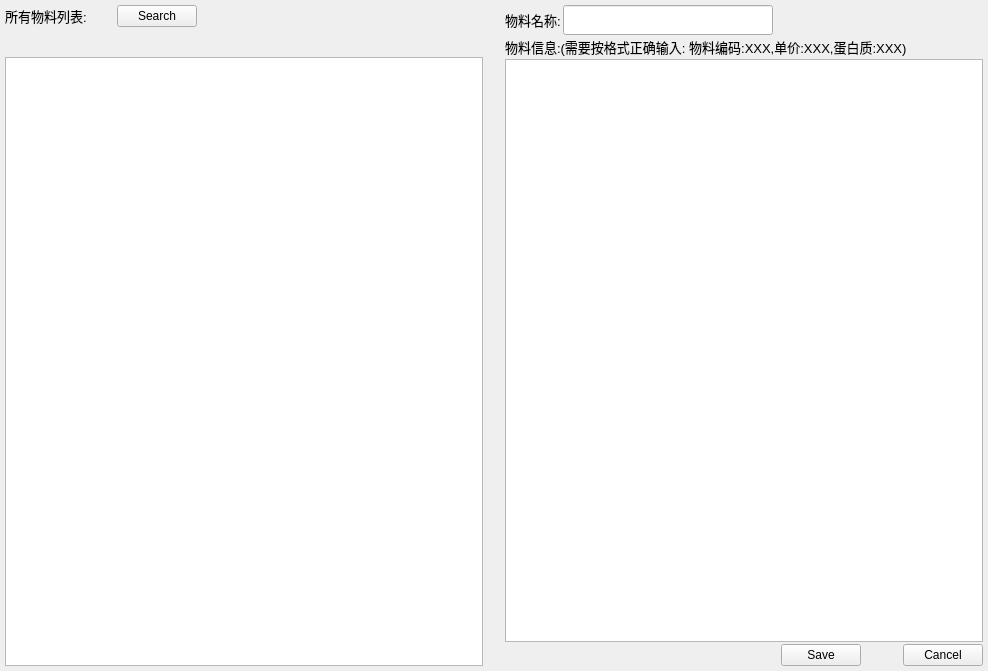
<?xml version="1.0" encoding="UTF-8"?>
<ui version="4.0">
 <class>AbbreviationFunctionAdd</class>
 <widget class="QWidget" name="AbbreviationFunctionAdd">
  <property name="geometry">
   <rect>
    <x>0</x>
    <y>0</y>
    <width>988</width>
    <height>671</height>
   </rect>
  </property>
  <property name="windowTitle">
   <string notr="true">Form</string>
  </property>
  <layout class="QHBoxLayout" name="horizontalLayout_5">
   <property name="spacing">
    <number>2</number>
   </property>
   <property name="leftMargin">
    <number>5</number>
   </property>
   <property name="topMargin">
    <number>5</number>
   </property>
   <property name="rightMargin">
    <number>5</number>
   </property>
   <property name="bottomMargin">
    <number>5</number>
   </property>
   <item>
    <layout class="QVBoxLayout" name="verticalLayout_2">
     <property name="spacing">
      <number>10</number>
     </property>
     <item>
      <layout class="QHBoxLayout" name="horizontalLayout_4">
       <item>
        <widget class="QLabel" name="label_3">
         <property name="font">
          <font>
           <pointsize>10</pointsize>
          </font>
         </property>
         <property name="text">
          <string>所有物料列表:</string>
         </property>
        </widget>
       </item>
       <item>
        <spacer name="horizontalSpacer_7">
         <property name="orientation">
          <enum>Qt::Horizontal</enum>
         </property>
         <property name="sizeType">
          <enum>QSizePolicy::Fixed</enum>
         </property>
         <property name="sizeHint" stdset="0">
          <size>
           <width>20</width>
           <height>20</height>
          </size>
         </property>
        </spacer>
       </item>
       <item>
        <widget class="DSGUI::DSPushButton" name="m_btnAllSearch">
         <property name="enabled">
          <bool>true</bool>
         </property>
         <property name="text">
          <string>Search</string>
         </property>
         <property name="shortcut">
          <string notr="true"/>
         </property>
        </widget>
       </item>
       <item>
        <spacer name="horizontalSpacer_6">
         <property name="orientation">
          <enum>Qt::Horizontal</enum>
         </property>
         <property name="sizeHint" stdset="0">
          <size>
           <width>40</width>
           <height>20</height>
          </size>
         </property>
        </spacer>
       </item>
      </layout>
     </item>
     <item>
      <spacer name="verticalSpacer">
       <property name="orientation">
        <enum>Qt::Vertical</enum>
       </property>
       <property name="sizeType">
        <enum>QSizePolicy::Fixed</enum>
       </property>
       <property name="sizeHint" stdset="0">
        <size>
         <width>20</width>
         <height>20</height>
        </size>
       </property>
      </spacer>
     </item>
     <item>
      <widget class="DSGUI::DSTableView" name="m_pAllTextEditDefinition"/>
     </item>
    </layout>
   </item>
   <item>
    <spacer name="horizontalSpacer_5">
     <property name="orientation">
      <enum>Qt::Horizontal</enum>
     </property>
     <property name="sizeType">
      <enum>QSizePolicy::Fixed</enum>
     </property>
     <property name="sizeHint" stdset="0">
      <size>
       <width>20</width>
       <height>20</height>
      </size>
     </property>
    </spacer>
   </item>
   <item>
    <layout class="QVBoxLayout" name="verticalLayout">
     <item>
      <layout class="QHBoxLayout" name="horizontalLayout_3">
       <item>
        <widget class="QLabel" name="label">
         <property name="font">
          <font>
           <pointsize>10</pointsize>
          </font>
         </property>
         <property name="text">
          <string>物料名称:</string>
         </property>
        </widget>
       </item>
       <item>
        <widget class="DSGUI::DSLineEdit" name="m_pLineEditAcronym">
         <property name="minimumSize">
          <size>
           <width>0</width>
           <height>30</height>
          </size>
         </property>
        </widget>
       </item>
       <item>
        <spacer name="horizontalSpacer">
         <property name="orientation">
          <enum>Qt::Horizontal</enum>
         </property>
         <property name="sizeHint" stdset="0">
          <size>
           <width>40</width>
           <height>20</height>
          </size>
         </property>
        </spacer>
       </item>
      </layout>
     </item>
     <item>
      <layout class="QHBoxLayout" name="horizontalLayout_2">
       <item>
        <widget class="QLabel" name="label_2">
         <property name="font">
          <font>
           <pointsize>10</pointsize>
          </font>
         </property>
         <property name="text">
          <string>物料信息:(需要按格式正确输入: 物料编码:XXX,单价:XXX,蛋白质:XXX)</string>
         </property>
        </widget>
       </item>
       <item>
        <spacer name="horizontalSpacer_2">
         <property name="orientation">
          <enum>Qt::Horizontal</enum>
         </property>
         <property name="sizeHint" stdset="0">
          <size>
           <width>40</width>
           <height>20</height>
          </size>
         </property>
        </spacer>
       </item>
      </layout>
     </item>
     <item>
      <widget class="QTextEdit" name="m_pTextEditDefinition">
       <property name="font">
        <font>
         <pointsize>14</pointsize>
        </font>
       </property>
      </widget>
     </item>
     <item>
      <layout class="QHBoxLayout" name="horizontalLayout">
       <item>
        <spacer name="horizontalSpacer_3">
         <property name="orientation">
          <enum>Qt::Horizontal</enum>
         </property>
         <property name="sizeHint" stdset="0">
          <size>
           <width>40</width>
           <height>20</height>
          </size>
         </property>
        </spacer>
       </item>
       <item>
        <widget class="DSGUI::DSPushButton" name="m_btnSave">
         <property name="text">
          <string>Save</string>
         </property>
        </widget>
       </item>
       <item>
        <spacer name="horizontalSpacer_4">
         <property name="orientation">
          <enum>Qt::Horizontal</enum>
         </property>
         <property name="sizeType">
          <enum>QSizePolicy::Fixed</enum>
         </property>
         <property name="sizeHint" stdset="0">
          <size>
           <width>40</width>
           <height>20</height>
          </size>
         </property>
        </spacer>
       </item>
       <item>
        <widget class="DSGUI::DSPushButton" name="m_btnCancel">
         <property name="text">
          <string>Cancel</string>
         </property>
        </widget>
       </item>
      </layout>
     </item>
    </layout>
   </item>
  </layout>
 </widget>
 <customwidgets>
  <customwidget>
   <class>DSGUI::DSLineEdit</class>
   <extends>QLineEdit</extends>
   <header location="global">LineEdit/LineEdit.h</header>
  </customwidget>
  <customwidget>
   <class>DSGUI::DSPushButton</class>
   <extends>QPushButton</extends>
   <header>PushButton/PushButton.h</header>
  </customwidget>
  <customwidget>
   <class>DSGUI::DSTableView</class>
   <extends>QTableView</extends>
   <header location="global">TableView/tableview.h</header>
  </customwidget>
 </customwidgets>
 <resources/>
 <connections/>
</ui>
